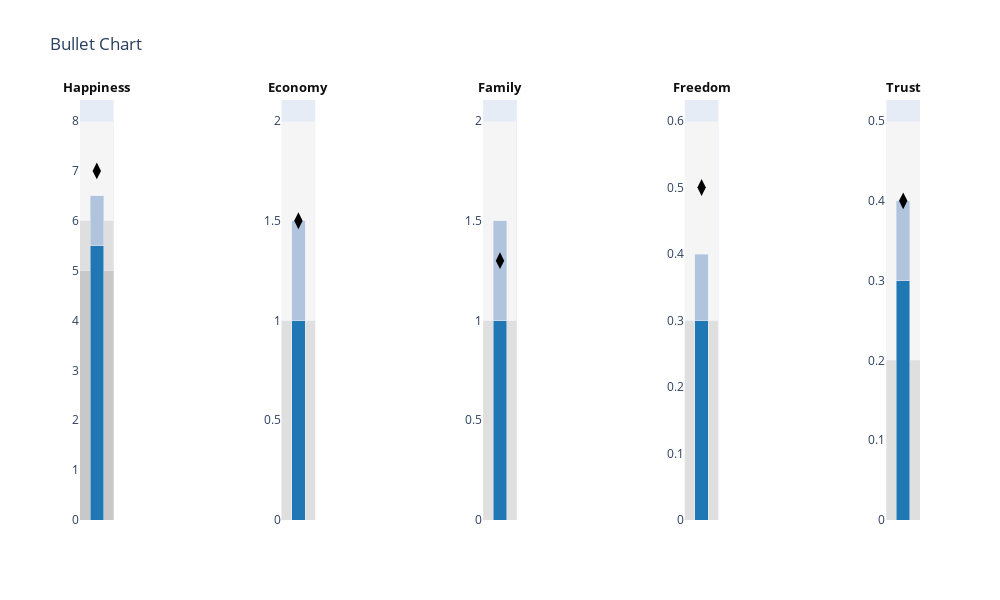

The code cell stored with this chart in its notebook:
### Code cell
import plotly.figure_factory as ff

data = (
  {"label": "Happiness", "sublabel":"score",
   "range": [5, 6, 8], "performance": [5.5, 6.5], "point": [7]},
  {"label": "Economy", "sublabel": "score", "range": [0, 1, 2],
   "performance": [1, 1.5], "sublabel":"score","point": [1.5]},
  {"label": "Family","sublabel":"score", "range": [0, 1, 2],
   "performance": [1, 1.5],"sublabel":"score", "point": [1.3]},
  {"label": "Freedom","sublabel":"score", "range": [0, 0.3, 0.6],
   "performance": [0.3, 0.4],"sublabel":"score", "point": [0.5]},
  {"label": "Trust", "sublabel":"score","range": [0, 0.2, 0.5],
   "performance": [0.3, 0.4], "point": [0.4]}
)

fig = ff.create_bullet(
    data, titles='label', subtitles='sublabel', markers='point',
    measures='performance', ranges='range', orientation='v',
)
py.iplot(fig, filename='bullet chart from dict')

### Figure 1 — Plotly figure (JSON) as saved in the notebook; plotly's stock layout.template omitted (floating-point values rounded to 4 significant figures)
{"data": [{"base": 0, "hoverinfo": "y", "marker": {"color": "rgb(245.0, 245.0, 245.0)"}, "name": "ranges", "orientation": "v", "type": "bar", "width": 2, "x": [0], "xaxis": "x", "y": [8], "yaxis": "y"}, {"base": 0, "hoverinfo": "y", "marker": {"color": "rgb(222.5, 222.5, 222.5)"}, "name": "ranges", "orientation": "v", "type": "bar", "width": 2, "x": [0], "xaxis": "x", "y": [6], "yaxis": "y"}, {"base": 0, "hoverinfo": "y", "marker": {"color": "rgb(200.0, 200.0, 200.0)"}, "name": "ranges", "orientation": "v", "type": "bar", "width": 2, "x": [0], "xaxis": "x", "y": [5], "yaxis": "y"}, {"base": 0, "hoverinfo": "y", "marker": {"color": "rgb(176.0, 196.0, 221.0)"}, "name": "measures", "orientation": "v", "type": "bar", "width": 0.4, "x": [0.5], "xaxis": "x", "y": [6.5], "yaxis": "y"}, {"base": 0, "hoverinfo": "y", "marker": {"color": "rgb(31.0, 119.0, 180.0)"}, "name": "measures", "orientation": "v", "type": "bar", "width": 0.4, "x": [0.5], "xaxis": "x", "y": [5.5], "yaxis": "y"}, {"hoverinfo": "y", "marker": {"color": "rgb(0, 0, 0)", "size": 12, "symbol": "diamond-tall"}, "name": "markers", "type": "scatter", "x": [0.5], "xaxis": "x", "y": [7], "yaxis": "y"}, {"base": 0, "hoverinfo": "y", "marker": {"color": "rgb(245.0, 245.0, 245.0)"}, "name": "ranges", "orientation": "v", "type": "bar", "width": 2, "x": [0], "xaxis": "x2", "y": [2], "yaxis": "y2"}, {"base": 0, "hoverinfo": "y", "marker": {"color": "rgb(222.5, 222.5, 222.5)"}, "name": "ranges", "orientation": "v", "type": "bar", "width": 2, "x": [0], "xaxis": "x2", "y": [1], "yaxis": "y2"}, {"base": 0, "hoverinfo": "y", "marker": {"color": "rgb(200.0, 200.0, 200.0)"}, "name": "ranges", "orientation": "v", "type": "bar", "width": 2, "x": [0], "xaxis": "x2", "y": [0], "yaxis": "y2"}, {"base": 0, "hoverinfo": "y", "marker": {"color": "rgb(176.0, 196.0, 221.0)"}, "name": "measures", "orientation": "v", "type": "bar", "width": 0.4, "x": [0.5], "xaxis": "x2", "y": [1.5], "yaxis": "y2"}, {"base": 0, "hoverinfo": "y", "marker": {"color": "rgb(31.0, 119.0, 180.0)"}, "name": "measures", "orientation": "v", "type": "bar", "width": 0.4, "x": [0.5], "xaxis": "x2", "y": [1], "yaxis": "y2"}, {"hoverinfo": "y", "marker": {"color": "rgb(0, 0, 0)", "size": 12, "symbol": "diamond-tall"}, "name": "markers", "type": "scatter", "x": [0.5], "xaxis": "x2", "y": [1.5], "yaxis": "y2"}, {"base": 0, "hoverinfo": "y", "marker": {"color": "rgb(245.0, 245.0, 245.0)"}, "name": "ranges", "orientation": "v", "type": "bar", "width": 2, "x": [0], "xaxis": "x3", "y": [2], "yaxis": "y3"}, {"base": 0, "hoverinfo": "y", "marker": {"color": "rgb(222.5, 222.5, 222.5)"}, "name": "ranges", "orientation": "v", "type": "bar", "width": 2, "x": [0], "xaxis": "x3", "y": [1], "yaxis": "y3"}, {"base": 0, "hoverinfo": "y", "marker": {"color": "rgb(200.0, 200.0, 200.0)"}, "name": "ranges", "orientation": "v", "type": "bar", "width": 2, "x": [0], "xaxis": "x3", "y": [0], "yaxis": "y3"}, {"base": 0, "hoverinfo": "y", "marker": {"color": "rgb(176.0, 196.0, 221.0)"}, "name": "measures", "orientation": "v", "type": "bar", "width": 0.4, "x": [0.5], "xaxis": "x3", "y": [1.5], "yaxis": "y3"}, {"base": 0, "hoverinfo": "y", "marker": {"color": "rgb(31.0, 119.0, 180.0)"}, "name": "measures", "orientation": "v", "type": "bar", "width": 0.4, "x": [0.5], "xaxis": "x3", "y": [1], "yaxis": "y3"}, {"hoverinfo": "y", "marker": {"color": "rgb(0, 0, 0)", "size": 12, "symbol": "diamond-tall"}, "name": "markers", "type": "scatter", "x": [0.5], "xaxis": "x3", "y": [1.3], "yaxis": "y3"}, {"base": 0, "hoverinfo": "y", "marker": {"color": "rgb(245.0, 245.0, 245.0)"}, "name": "ranges", "orientation": "v", "type": "bar", "width": 2, "x": [0], "xaxis": "x4", "y": [0.6], "yaxis": "y4"}, {"base": 0, "hoverinfo": "y", "marker": {"color": "rgb(222.5, 222.5, 222.5)"}, "name": "ranges", "orientation": "v", "type": "bar", "width": 2, "x": [0], "xaxis": "x4", "y": [0.3], "yaxis": "y4"}, {"base": 0, "hoverinfo": "y", "marker": {"color": "rgb(200.0, 200.0, 200.0)"}, "name": "ranges", "orientation": "v", "type": "bar", "width": 2, "x": [0], "xaxis": "x4", "y": [0], "yaxis": "y4"}, {"base": 0, "hoverinfo": "y", "marker": {"color": "rgb(176.0, 196.0, 221.0)"}, "name": "measures", "orientation": "v", "type": "bar", "width": 0.4, "x": [0.5], "xaxis": "x4", "y": [0.4], "yaxis": "y4"}, {"base": 0, "hoverinfo": "y", "marker": {"color": "rgb(31.0, 119.0, 180.0)"}, "name": "measures", "orientation": "v", "type": "bar", "width": 0.4, "x": [0.5], "xaxis": "x4", "y": [0.3], "yaxis": "y4"}, {"hoverinfo": "y", "marker": {"color": "rgb(0, 0, 0)", "size": 12, "symbol": "diamond-tall"}, "name": "markers", "type": "scatter", "x": [0.5], "xaxis": "x4", "y": [0.5], "yaxis": "y4"}, {"base": 0, "hoverinfo": "y", "marker": {"color": "rgb(245.0, 245.0, 245.0)"}, "name": "ranges", "orientation": "v", "type": "bar", "width": 2, "x": [0], "xaxis": "x5", "y": [0.5], "yaxis": "y5"}, {"base": 0, "hoverinfo": "y", "marker": {"color": "rgb(222.5, 222.5, 222.5)"}, "name": "ranges", "orientation": "v", "type": "bar", "width": 2, "x": [0], "xaxis": "x5", "y": [0.2], "yaxis": "y5"}, {"base": 0, "hoverinfo": "y", "marker": {"color": "rgb(200.0, 200.0, 200.0)"}, "name": "ranges", "orientation": "v", "type": "bar", "width": 2, "x": [0], "xaxis": "x5", "y": [0], "yaxis": "y5"}, {"base": 0, "hoverinfo": "y", "marker": {"color": "rgb(176.0, 196.0, 221.0)"}, "name": "measures", "orientation": "v", "type": "bar", "width": 0.4, "x": [0.5], "xaxis": "x5", "y": [0.4], "yaxis": "y5"}, {"base": 0, "hoverinfo": "y", "marker": {"color": "rgb(31.0, 119.0, 180.0)"}, "name": "measures", "orientation": "v", "type": "bar", "width": 0.4, "x": [0.5], "xaxis": "x5", "y": [0.3], "yaxis": "y5"}, {"hoverinfo": "y", "marker": {"color": "rgb(0, 0, 0)", "size": 12, "symbol": "diamond-tall"}, "name": "markers", "type": "scatter", "x": [0.5], "xaxis": "x5", "y": [0.4], "yaxis": "y5"}], "layout": {"annotations": [{"font": {"color": "#0f0f0f", "size": 13}, "showarrow": false, "text": "<b>Happiness</b>", "textangle": 0, "x": 0.02, "xanchor": "center", "xref": "paper", "y": 1.03, "yanchor": "middle", "yref": "paper"}, {"font": {"color": "#0f0f0f", "size": 13}, "showarrow": false, "text": "<b>Economy</b>", "textangle": 0, "x": 0.26, "xanchor": "center", "xref": "paper", "y": 1.03, "yanchor": "middle", "yref": "paper"}, {"font": {"color": "#0f0f0f", "size": 13}, "showarrow": false, "text": "<b>Family</b>", "textangle": 0, "x": 0.5, "xanchor": "center", "xref": "paper", "y": 1.03, "yanchor": "middle", "yref": "paper"}, {"font": {"color": "#0f0f0f", "size": 13}, "showarrow": false, "text": "<b>Freedom</b>", "textangle": 0, "x": 0.74, "xanchor": "center", "xref": "paper", "y": 1.03, "yanchor": "middle", "yref": "paper"}, {"font": {"color": "#0f0f0f", "size": 13}, "showarrow": false, "text": "<b>Trust</b>", "textangle": 0, "x": 0.98, "xanchor": "center", "xref": "paper", "y": 1.03, "yanchor": "middle", "yref": "paper"}], "barmode": "stack", "height": 600, "margin": {"l": 80}, "showlegend": false, "title": {"text": "Bullet Chart"}, "width": 1000, "xaxis": {"anchor": "y", "domain": [0, 0.04], "range": [0, 1], "showgrid": false, "showticklabels": false, "zeroline": false}, "xaxis2": {"anchor": "y2", "domain": [0.24, 0.28], "range": [0, 1], "showgrid": false, "showticklabels": false, "zeroline": false}, "xaxis3": {"anchor": "y3", "domain": [0.48, 0.52], "range": [0, 1], "showgrid": false, "showticklabels": false, "zeroline": false}, "xaxis4": {"anchor": "y4", "domain": [0.72, 0.76], "range": [0, 1], "showgrid": false, "showticklabels": false, "zeroline": false}, "xaxis5": {"anchor": "y5", "domain": [0.96, 1], "range": [0, 1], "showgrid": false, "showticklabels": false, "zeroline": false}, "yaxis": {"anchor": "x", "domain": [0, 1], "showgrid": false, "tickwidth": 1, "zeroline": false}, "yaxis2": {"anchor": "x2", "domain": [0, 1], "showgrid": false, "tickwidth": 1, "zeroline": false}, "yaxis3": {"anchor": "x3", "domain": [0, 1], "showgrid": false, "tickwidth": 1, "zeroline": false}, "yaxis4": {"anchor": "x4", "domain": [0, 1], "showgrid": false, "tickwidth": 1, "zeroline": false}, "yaxis5": {"anchor": "x5", "domain": [0, 1], "showgrid": false, "tickwidth": 1, "zeroline": false}}}
